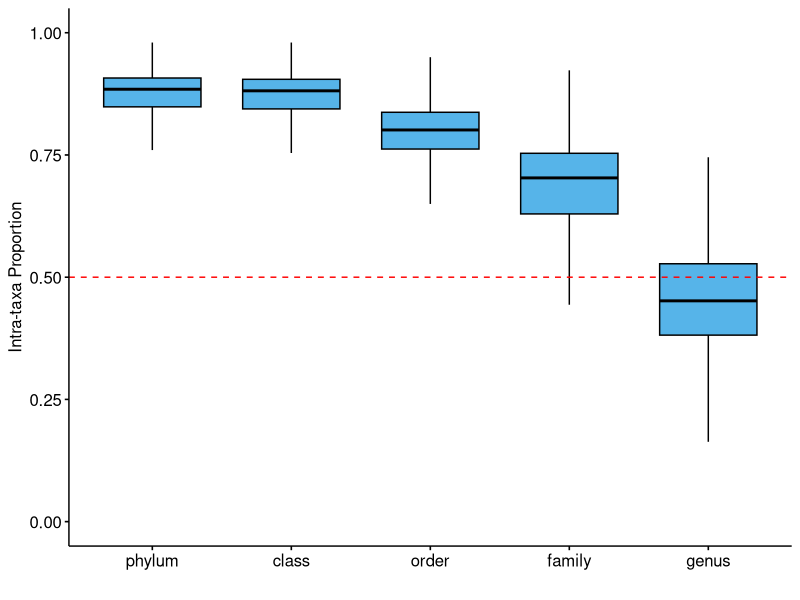

Reproduce this figure in R.
library(ggplot2)
library(dplyr)
require(gridExtra)
library(grid)
library(cowplot)
library(ggpubr)

pdf(file="intra_freq.pdf", width=4, height=3, onefile=FALSE)


df<-read.table("intra_freq.csv", sep=",", header=TRUE)

p <- ggboxplot(df, x = "Level", y = "Frequency", outlier.shape=NA,
                fill = "#56B4E9")+
  ylab("Intra-taxa Proportion")+
  xlab("") + theme(axis.text.x = element_text(angle = 0))+ theme(legend.position="none")

  
# Add a horizontal line at y = 0.5
p + geom_hline(yintercept = 0.5, color = "red", linetype = "dashed")






dev.off()
